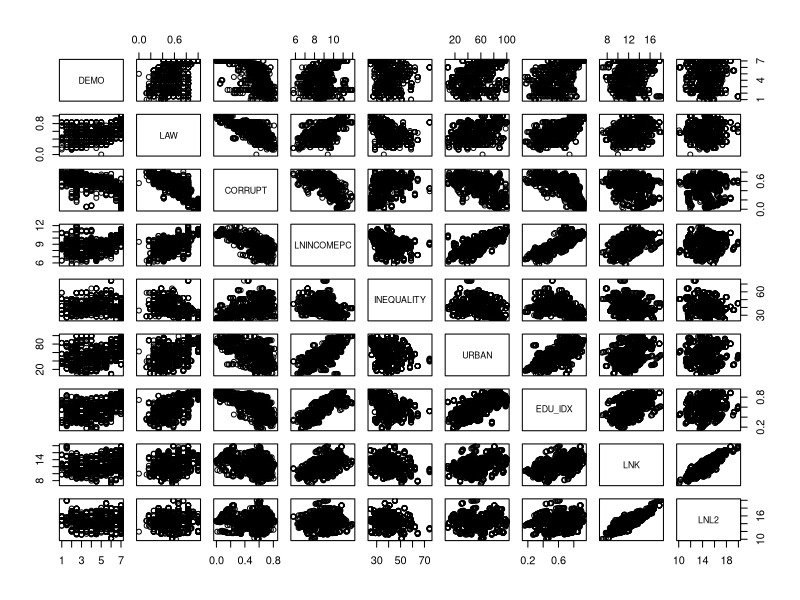
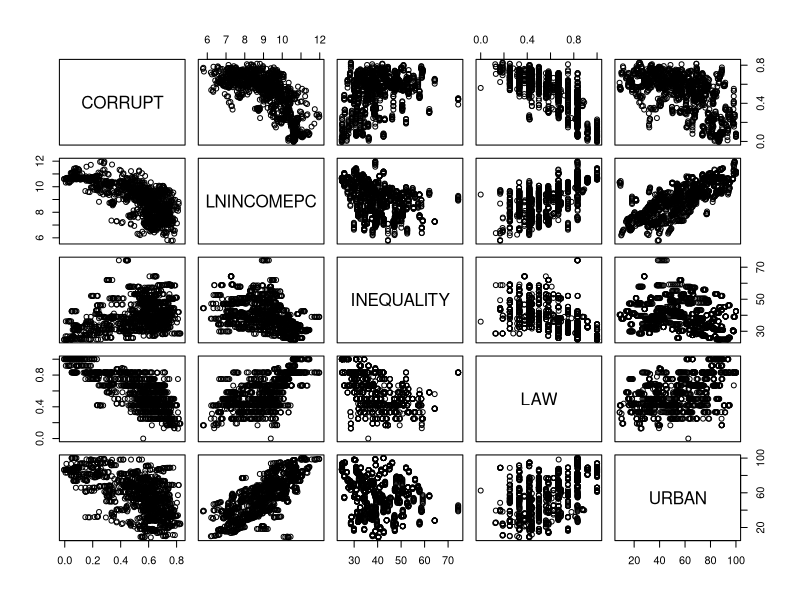
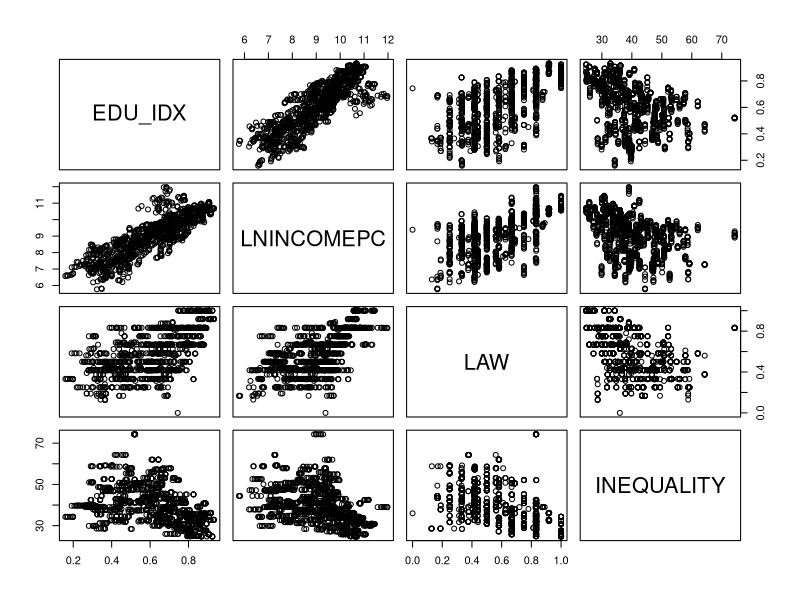
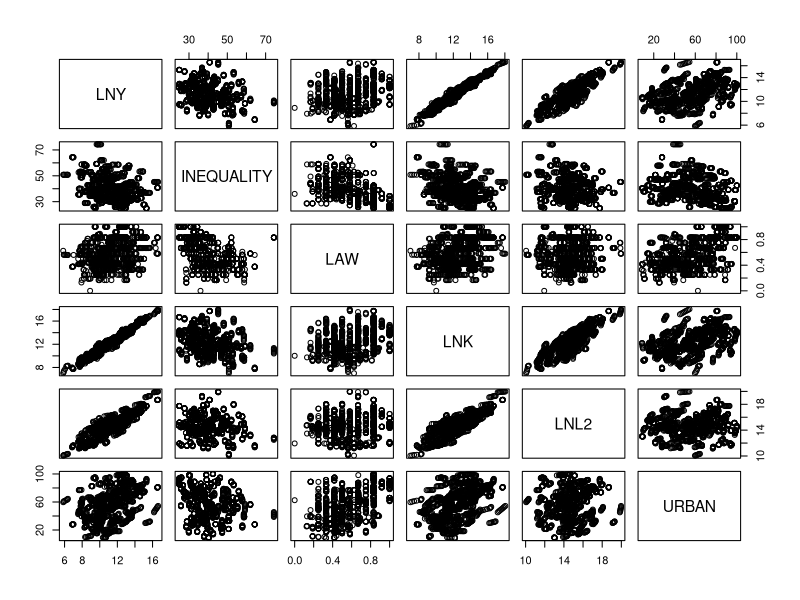

These charts were generated, in order, by the following R code: (Note: this script raises an error after producing the figures.)
data <- read.csv('balanced panel for 160 countries (2007-2014).csv')
str(data)

# plot
plot(~DEMO+LAW+CORRUPT+LNINCOMEPC+INEQUALITY+URBAN+EDU_IDX+LNK+LNL2,data=data)
plot(~CORRUPT+LNINCOMEPC+INEQUALITY+LAW+URBAN,data=data)
plot(~EDU_IDX+LNINCOMEPC+LAW+INEQUALITY,data=data)
plot(~LNY+INEQUALITY+LAW+LNK+LNL2+URBAN,data=data)

# OLS
mod_EDU_OLS <- lm(EDU_IDX~LNINCOMEPC+LAW+INEQUALITY+dCIVILWARS+dFRENCH+
                dBRITISH+dLANDLOCKED+dLATINAME+dMIDEAST+dOIL+dPOSTSOVIET+dWENA , data = data)
summary(mod_EDU_OLS)

# Panel data, random-effect
mod_EDU_RE <- plm(EDU_IDX~LNINCOMEPC+LAW+INEQUALITY+dCIVILWARS+dFRENCH+
                    dBRITISH+dLANDLOCKED+dLATINAME+dMIDEAST+dOIL+dPOSTSOVIET+dWENA , data = data,
                  index=c("Country","year"), model="random")
summary(mod_EDU_RE)

# system of equations
library(systemfit)

r1<-DEMO~LNINCOMEPC+LAW+dCIVILWARS+dFRENCH+dBRITISH+dLANDLOCKED+
  dLATINAME+dMIDEAST+dOIL+dPOSTSOVIET+dWENA
r2<-CORRUPT~LNINCOMEPC+INEQUALITY+LAW+URBAN+dCIVILWARS+dFRENCH+
  dBRITISH+dLANDLOCKED+dLATINAME+dMIDEAST+dOIL+dPOSTSOVIET+dWENA
r3<-EDU_IDX~LNINCOMEPC+LAW+INEQUALITY+dCIVILWARS+dFRENCH+
  dBRITISH+dLANDLOCKED+dLATINAME+dMIDEAST+dOIL+dPOSTSOVIET+dWENA
r4<-LNY~INEQUALITY+LAW+LNK+LNL2+URBAN+dCIVILWARS+dFRENCH+
  dBRITISH+dLANDLOCKED+dLATINAME+dMIDEAST+dOIL+dPOSTSOVIET+dWENA  

eqSystem_SUR <- list(modDEMO = r1, modCORRUPT = r2, modEDU = r3, modLNY = r4)
fitsur <- systemfit(eqSystem_SUR, data=data, method="SUR")
summary(fitsur)
